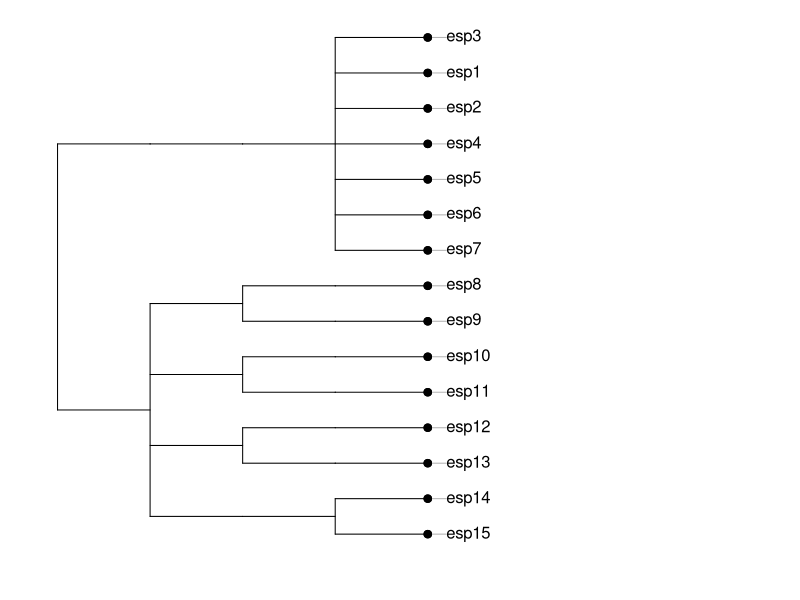
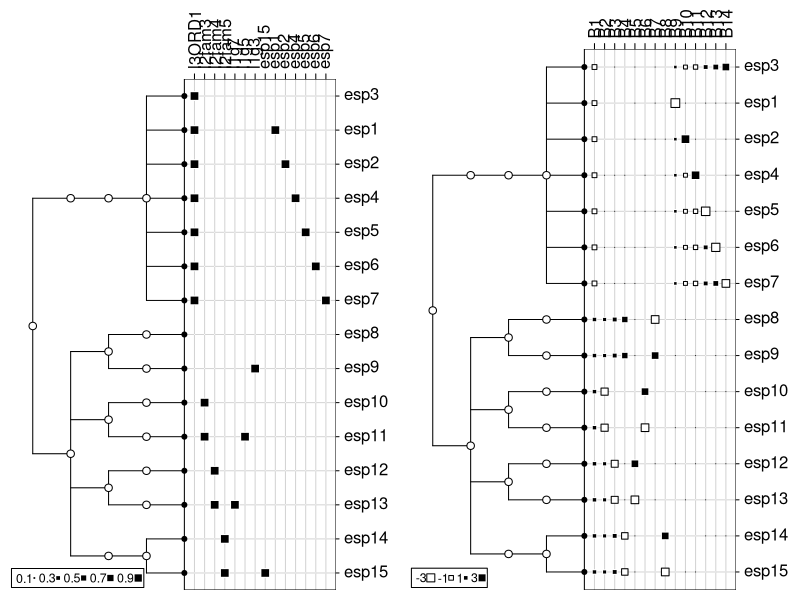
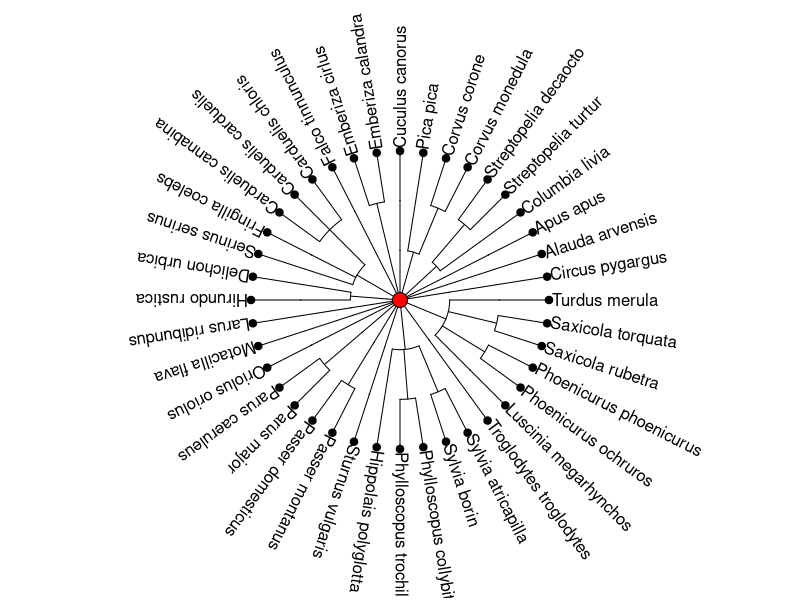

The R source for these figures, in order:
library(ade4)


### Name: taxo.eg
### Title: Examples of taxonomy
### Aliases: taxo.eg
### Keywords: datasets

### ** Examples

data(taxo.eg)
taxo.eg[[1]]
as.taxo(taxo.eg[[1]])
class(taxo.eg[[1]])
class(as.taxo(taxo.eg[[1]]))

tax.phy <- taxo2phylog(as.taxo(taxo.eg[[1]]),  add.tools = TRUE)
plot(tax.phy,clabel.l=1)

par(mfrow = c(1,2))
table.phylog(tax.phy$Bindica,tax.phy)
table.phylog(tax.phy$Bscores,tax.phy)
par(mfrow = c(1,1))

radial.phylog(taxo2phylog(as.taxo(taxo.eg[[2]])))
